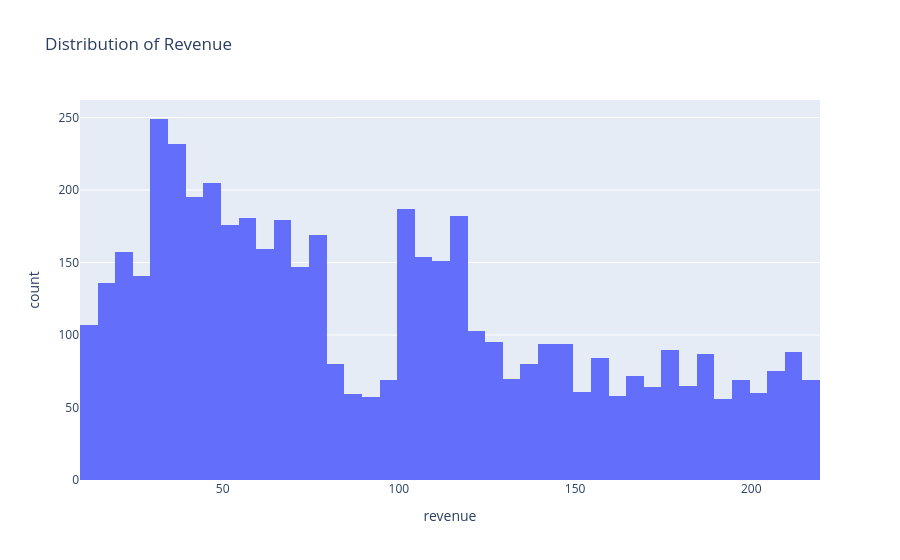

Notebook cell for this chart:
### Code cell
fig = px.histogram(data_frame = df_orders, x='revenue', title='Distribution of Revenue')
fig.show()

### Figure 1 — Plotly figure (JSON) as saved in the notebook; plotly's stock layout.template omitted (floating-point values rounded to 4 significant figures; data arrays with more than 128 entries replaced by an {"elided": "..."} marker saying what was removed)
{"data": [{"bingroup": "x", "hovertemplate": "revenue=%{x}<br>count=%{y}<extra></extra>", "legendgroup": "", "marker": {"color": "#636efa", "pattern": {"shape": ""}}, "name": "", "orientation": "v", "showlegend": false, "type": "histogram", "x": {"elided": "4906 int values"}, "xaxis": "x", "yaxis": "y"}], "layout": {"barmode": "relative", "legend": {"tracegroupgap": 0}, "title": {"text": "Distribution of Revenue"}, "xaxis": {"anchor": "y", "domain": [0, 1], "title": {"text": "revenue"}}, "yaxis": {"anchor": "x", "domain": [0, 1], "title": {"text": "count"}}}}
